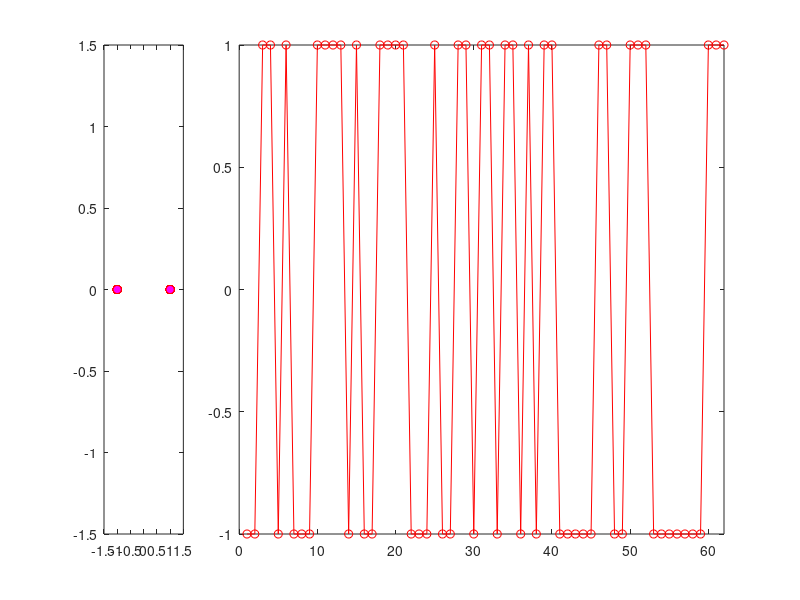

Here is the MATLAB script that generated this plot:
clear all;close all;clc

LEN = 31;

NID1 = 0;

NID2 = 10;

q_prime = floor(NID1/30);

q = floor(((NID1+q_prime*(q_prime+1)/2))/30);

m_prime = NID1 + q *(q+1)/2;

m0 = mod(m_prime, LEN);

m1 = mod(m0 + floor(m_prime/LEN)+1,LEN);



%%%%%%%%%%%%%%%%% generate d_even() sequence %%%%%%%%%%%%%%%%

% Generate the sequence x_s() : x() for calculating s_tilda()

x_s = zeros(1,LEN);

x_s(1:5) = [0 0 0 0 1];

 

for i = 0:25

    x_s((i+5)+1) = mod(x_s(i+2+1)+x_s(i+1),2);

end

 

% Generate the sequence x_c() : x() for calculating c_tilda()

x_c = zeros(1,LEN);

x_c(1:5) = [0 0 0 0 1];

 

for i = 0:25

    x_c((i+5)+1) = mod(x_c(i+3+1)+x_c(i+1),2);

end

 

% Generate the sequence s_tilda()

s_tilda = zeros(1,LEN);

for i = 0:30

    s_tilda(i+1) = 1 - 2*x_s(i+1);

end

 

% Generate the sequence c_tilda()

c_tilda = zeros(1,LEN);

for i = 0:30

    c_tilda(i+1) = 1 - 2*x_c(i+1);

end

 

% Generate s0_m0_even()

s0_m0_even = zeros(1,LEN);

for n = 0:30

    s0_m0_even(n+1) = s_tilda(mod(n+m0,LEN)+1);

end

 

% Generate c0_even()

c0_even = zeros(1,LEN);

for n = 0:30

    c0_even(n+1) = c_tilda(mod(n+NID2,LEN)+1);

end

 

% Calculate d_even_sub0

d_even_sub0 = s0_m0_even .* c0_even;

 

%%%%%%%%%%%%%%%%% generate d_odd() sequence %%%%%%%%%%%%%%%%

% Generate the sequence x_s() : x() for calculating s_tilda()

x_z = zeros(1,LEN);

x_z(1:5) = [0 0 0 0 1];

 

for i = 0:25

    x_z((i+5)+1) = mod(x_z(i+4+1) + x_z(i+2+1) + x_z(i+1+1)+ x_z(i+1),2);

end

 

% Generate the sequence z_tilda()

z_tilda = zeros(1,LEN);

for i = 0:30

    z_tilda(i+1) = 1 - 2*x_z(i+1);

end

 

% Generate s1_m1_odd()

s1_m1_odd = zeros(1,LEN);

for n = 0:30

    s1_m1_odd(n+1) = s_tilda(mod(n+m1,LEN)+1);

end

 

% Generate c1_odd()

c1_odd = zeros(1,LEN);

for n = 0:30

    c1_odd(n+1) = c_tilda(mod(n+NID2+3,LEN)+1);

end

 

% Generate z1_m0_odd()

z1_m0_odd = zeros(1,LEN);

for n = 0:30

    z1_m0_odd(n+1) = z_tilda(mod(n+mod(m0,8),LEN)+1);

end

 

% Calculate d_odd_sub0

d_odd_sub0 = s1_m1_odd .* c1_odd .* z1_m0_odd;

 

% Calculate d_sub0

d_sub0 = zeros(1,62);

d_sub0(1:2:end-1) = d_even_sub0;

d_sub0(2:2:end) = d_odd_sub0;

 

subplot(1,5,1);

plot(real(d_sub0),imag(d_sub0),'ro','MarkerFaceColor',[1 0 1]);axis([-1.5 1.5 -1.5 1.5]);

subplot(1,5,[2 5]);




plot(real(d_sub0),'ro-');xlim([0 length(d_sub0)]);